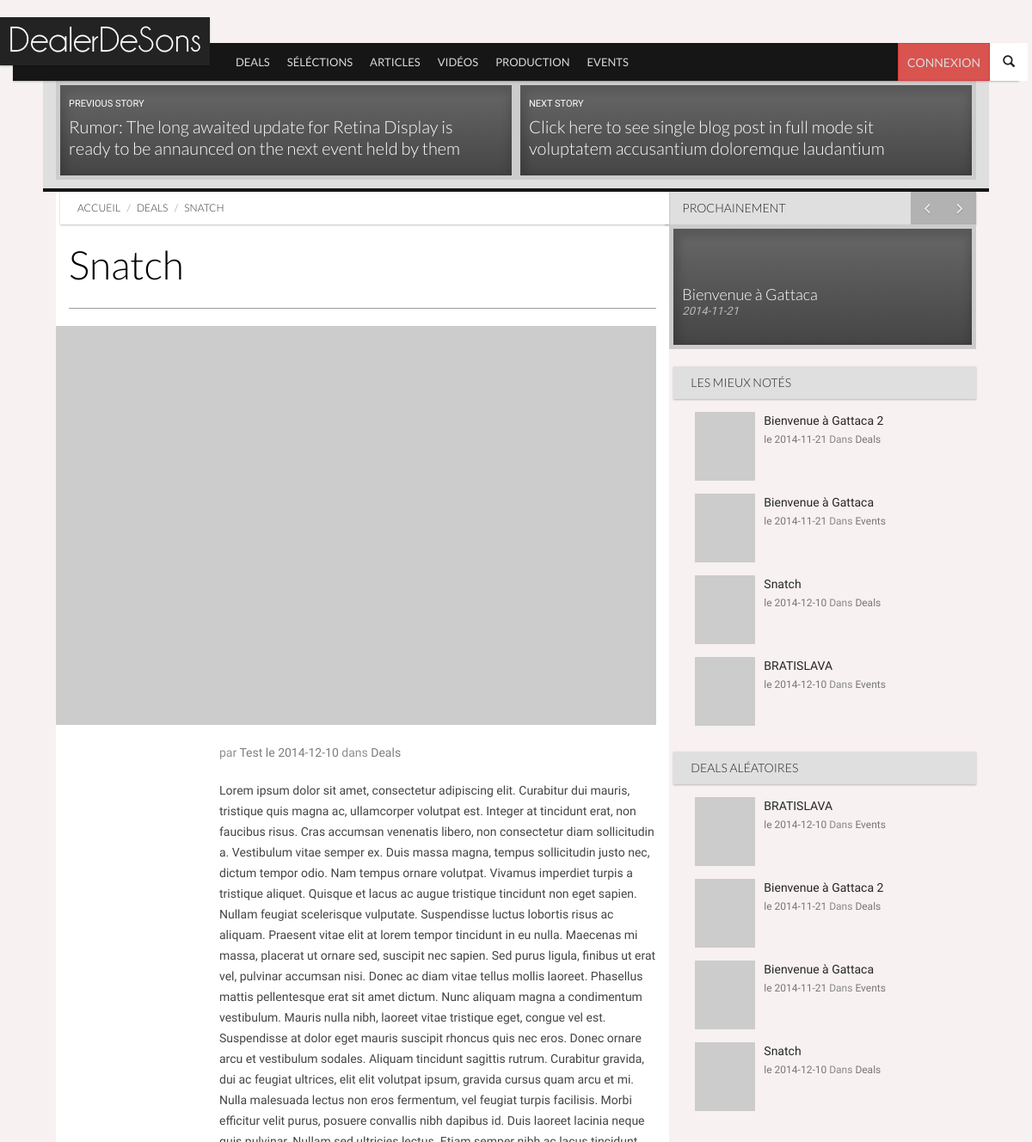
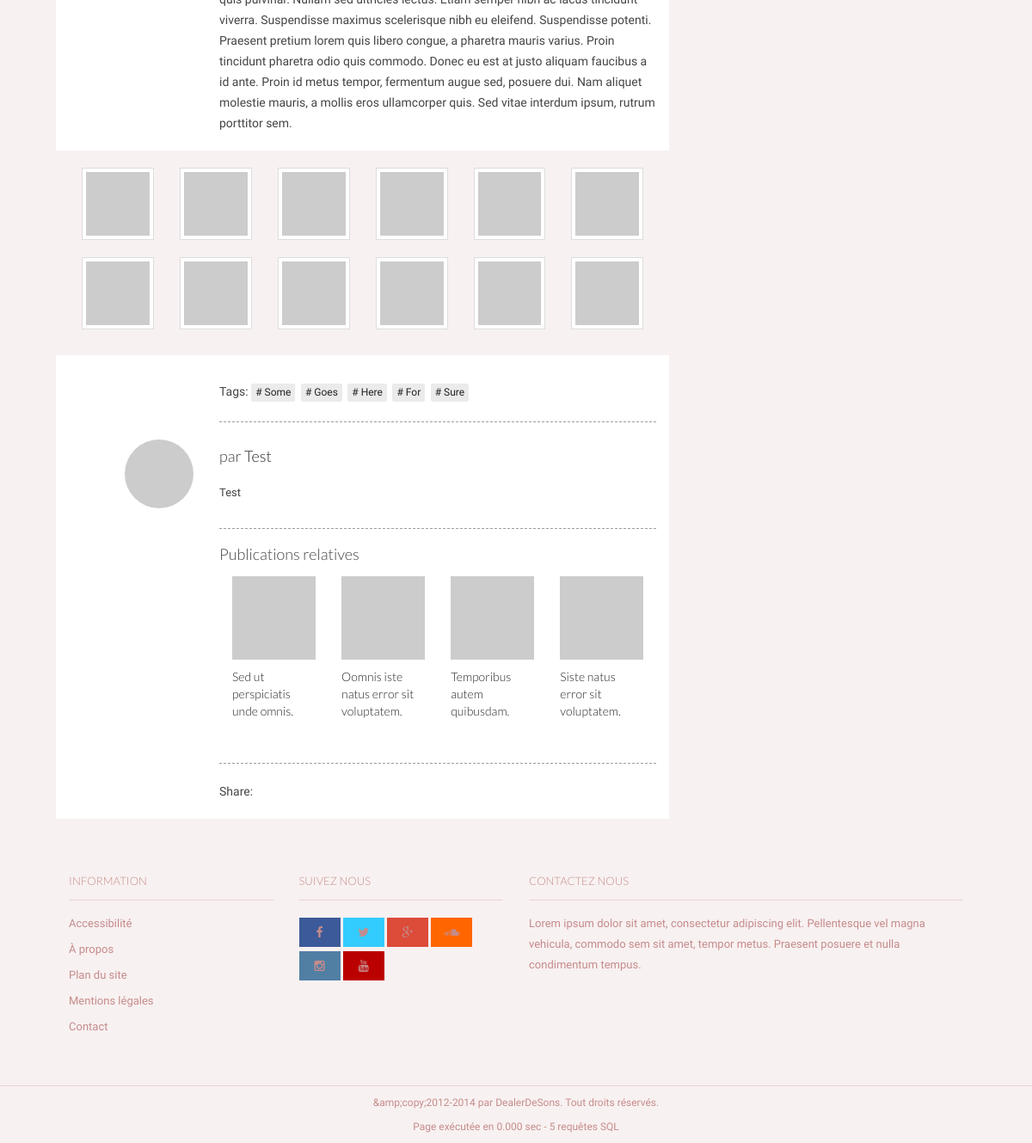
/articles-1.html, run on the app's committed database (2 pictures, top to bottom).
### tables this page shows
CREATE TABLE `categories` (
`id_cat` int(11) NOT NULL,
  `nom_cat` text NOT NULL,
  `menu` bit(1) NOT NULL,
  `ordre` int(2) NOT NULL
);

CREATE TABLE `articles` (
`id_article` int(1) NOT NULL,
  `titre` text NOT NULL,
  `introduction` text NOT NULL,
  `contenu` text NOT NULL,
  `statut` tinyint(1) DEFAULT NULL,
  `en_avant` tinyint(1) NOT NULL,
  `date` date NOT NULL,
  `note` int(11) NOT NULL,
  `nbr_notes` int(11) NOT NULL,
  `id_user` int(11) NOT NULL
);

CREATE TABLE `utilisateurs` (
`id_user` int(11) unsigned NOT NULL,
  `nom_user` varchar(32) NOT NULL,
  `password` char(40) NOT NULL,
  `email` varchar(128) NOT NULL,
  `hash_validation` char(32) NOT NULL,
  `date_inscription` datetime NOT NULL,
  `avatar` varchar(128) NOT NULL DEFAULT '',
  `bio` text NOT NULL,
  `facebook` varchar(255) NOT NULL,
  `twitter` varchar(255) NOT NULL,
  `instagram` varchar(255) NOT NULL,
  `vimeo` varchar(255) NOT NULL,
  `tumblr` varchar(255) NOT NULL,
  `linkedin` varchar(255) NOT NULL,
  `soundcloud` varchar(255) NOT NULL,
  `youtube` varchar(255) NOT NULL
);

CREATE TABLE `articles_categories` (
  `id_article` int(11) NOT NULL,
  `id_cat` int(11) NOT NULL
);

### pages/vues/article.php (the view, shortened to what the rows shown need)
			<div class="section section-no-margin-bottom row entries bg-primary">
				<article class="entry style-grid style-hero hero-nav type-post col-xs-6 col-sm-6">
					<a href="single.html">
						<header class="entry-header">
							<p class="small">Previous Story</p>
							<h3 class="entry-title">Rumor: The long awaited update for Retina Display is ready to be annaunced on the next event held by them</h3>
						</header>
						<figure class="entry-thumbnail">
							<div class="overlay overlay-primary"></div>
							<img src="../img/placeholder.gif" data-src="http://placehold.it/480x280" data-src-retina="http://placehold.it/720x420" width="480" height="280" alt="">
						</figure>
					</a>
				</article>
				<article class="entry style-grid style-hero hero-nav type-post col-xs-6 col-sm-6">
					<a href="single-full.html">
						<header class="entry-header">
							<p class="small">Next Story</p>
							<h3 class="entry-title">Click here to see single blog post in full mode sit voluptatem accusantium doloremque laudantium</h3>
						</header>
						<figure class="entry-thumbnail">
							<div class="overlay overlay-primary"></div>
							<img src="../img/placeholder.gif" data-src="http://placehold.it/480x280" data-src-retina="http://placehold.it/720x420" width="480" height="280" alt="">
						</figure>
					</a>
				</article>
			</div>
			<div id="content" class="content section row">
				<div class="col-md-8 bg-base col-lg-8 col-xl-9">
					<div class="ribbon ribbon-highlight">
						<ol class="breadcrumb ribbon-inner">
							<li><a href="index.html">Accueil</a></li>
							<li><a href="index.php?page=categories&amp;id=<?php echo $data['id_cat']; ?>"><?php echo $data['nom_cat']; ?></a></li>
							<li class="active" title="<?php echo $data['titre']; ?>"><?php echo $data['titre']; ?></li>
						</ol>
					</div>
					<header class="page-header">
						<h2 class="page-title">
							<?php echo $data['titre']; ?>
						</h2>
					</header>
					<article class="entry style-single type-post">
						<figure class="entry-thumbnail">
							<img src="../img/placeholder.gif" data-src="http://placehold.it/680x452" data-src-retina="http://placehold.it/1024x680" width="680" height="452" alt="">
						</figure>
						<div class="entry-meta indented">
							<span class="author">par <a href="index.php?page=utilisateurs&amp;id=<?php echo $data['id_user']; ?>"><?php echo $data['nom_user']; ?></a></span>
							<span class="entry-date"><a href="blog.html">le <time datetime="<?php echo $data['date']; ?>"><?php echo $data['date']; ?></time></a></span>
							<span class="category">dans <a href="index.php?page=categories&amp;id=<?php echo $data['id_cat']; ?>"><?php echo $data['nom_cat']; ?></a></span>
						</div>
						<div class="entry-content indented">
							<p>
								<?php echo $data['contenu']; ?>
							</p>
							<div class="gallery bg-page flushed-left">
								<div class="row">
									<div class="col-xs-3 col-sm-2">
										<a href="http://placehold.it/460x460" title="Image 1" class="thumbnail" data-rel="prettyPhoto[gallery]">
											<img src="../img/placeholder.gif" data-src="http://placehold.it/80x80" data-src-retina="http://placehold.it/160x160" width="80" height="80" alt="">
										</a>
									</div>
									<div class="col-xs-3 col-sm-2">
										<a href="http://placehold.it/460x460" title="Image 2" class="thumbnail" data-rel="prettyPhoto[gallery]">
											<img src="../img/placeholder.gif" data-src="http://placehold.it/80x80" data-src-retina="http://placehold.it/160x160" width="80" height="80" alt="">
										</a>
									</div>
									<div class="col-xs-3 col-sm-2">
										<a href="http://placehold.it/460x460" title="Image 3" class="thumbnail" data-rel="prettyPhoto[gallery]">
											<img src="../img/placeholder.gif" data-src="http://placehold.it/80x80" data-src-retina="http://placehold.it/160x160" width="80" height="80" alt="">
										</a>
									</div>
									<div class="col-xs-3 col-sm-2">
										<a href="http://placehold.it/460x460" title="Image 4" class="thumbnail" data-rel="prettyPhoto[gallery]">
											<img src="../img/placeholder.gif" data-src="http://placehold.it/80x80" data-src-retina="http://placehold.it/160x160" width="80" height="80" alt="">
										</a>
									</div>
									<div class="col-xs-3 col-sm-2">
										<a href="http://placehold.it/460x460" title="Image 5" class="thumbnail" data-rel="prettyPhoto[gallery]">
											<img src="../img/placeholder.gif" data-src="http://placehold.it/80x80" data-src-retina="http://placehold.it/160x160" width="80" height="80" alt="">
										</a>
									</div>
									<div class="col-xs-3 col-sm-2">
										<a href="http://placehold.it/460x460" title="Image 6" class="thumbnail" data-rel="prettyPhoto[gallery]">
											<img src="../img/placeholder.gif" data-src="http://placehold.it/80x80" data-src-retina="http://placehold.it/160x160" width="80" height="80" alt="">
										</a>
									</div>
									<div class="col-xs-3 col-sm-2">
										<a href="http://placehold.it/460x460" title="Image 7" class="thumbnail" data-rel="prettyPhoto[gallery]">
											<img src="../img/placeholder.gif" data-src="http://placehold.it/80x80" data-src-retina="http://placehold.it/160x160" width="80" height="80" alt="">
										</a>
									</div>
									<div class="col-xs-3 col-sm-2">
										<a href="http://placehold.it/460x460" title="Image 8" class="thumbnail" data-rel="prettyPhoto[gallery]">
											<img src="../img/placeholder.gif" data-src="http://placehold.it/80x80" data-src-retina="http://placehold.it/160x160" width="80" height="80" alt="">
										</a>
									</div>
									<div class="col-xs-3 col-sm-2">
										<a href="http://placehold.it/460x460" title="Image 9" class="thumbnail" data-rel="prettyPhoto[gallery]">
											<img src="../img/placeholder.gif" data-src="http://placehold.it/80x80" data-src-retina="http://placehold.it/160x160" width="80" height="80" alt="">
										</a>
									</div>
									<div class="col-xs-3 col-sm-2">
										<a href="http://placehold.it/460x460" title="Image 10" class="thumbnail" data-rel="prettyPhoto[gallery]">
											<img src="../img/placeholder.gif" data-src="http://placehold.it/80x80" data-src-retina="http://placehold.it/160x160" width="80" height="80" alt="">
										</a>
									</div>
									<div class="col-xs-3 col-sm-2">
										<a href="http://placehold.it/460x460" title="Image 10" class="thumbnail" data-rel="prettyPhoto[gallery]">
											<img src="../img/placeholder.gif" data-src="http://placehold.it/80x80" data-src-retina="http://placehold.it/160x160" width="80" height="80" alt="">
										</a>
									</div>
									<div class="col-xs-3 col-sm-2">
										<a href="http://placehold.it/460x460" title="Image 2" class="thumbnail" data-rel="prettyPhoto[gallery]">
											<img src="../img/placeholder.gif" data-src="http://placehold.it/80x80" data-src-retina="http://placehold.it/160x160" width="80" height="80" alt="">
										</a>
									</div>
								</div>
							</div>
						</div>
					</article>
					<div class="after-entry indented">
						<aside class="widget post-tags">
							<i class="icon-tags"></i> Tags:
							<a href="#"> Some</a>
							<a href="#"> Goes</a>
							<a href="#"> Here</a>
							<a href="#"> For</a>
							<a href="#"> Sure</a>
						</aside>
						<hr>
						<aside class="widget widget-author media">
							<figure class="entry-author-avatar media-object avatar pull-left">
								<img src="../img/placeholder.gif" data-src="http://placehold.it/230x230" data-src-retina="http://placehold.it/460x460" width="230" height="230" class="img-circle" alt="">
							</figure>
							<div class="media-body">
								<h4 class="entry-author-name">par <a href="index.php?page=utilisateurs&amp;id=<?php echo $data['id_user']; ?>"><?php echo $data['nom_user']; ?></a></h4>
								<p>
									<?php echo $data['nom_user']; ?>
								</p>
							</div>
						</aside>
						<hr>
						<aside class="widget">
							<h4 class="widget-title">Publications relatives</h4>
							<div class="entries row">
								<article class="entry type-post style-thumbnail col-xs-3 col-sm-3">
									<figure class="entry-thumbnail">
										<img src="../img/placeholder.gif" data-src="http://placehold.it/230x230" data-src-retina="http://placehold.it/460x460" width="230" height="230" alt="">
									</figure>
									<h3 class="entry-title"><a href="single.html">Sed ut perspiciatis unde omnis.</a> </h3>
								</article>
								<article class="entry type-post style-thumbnail col-xs-3 col-sm-3">
									<figure class="entry-thumbnail">
										<img src="../img/placeholder.gif" data-src="http://placehold.it/230x230" data-src-retina="http://placehold.it/460x460" width="230" height="230" alt="">
									</figure>
									<h3 class="entry-title"><a href="single.html">Oomnis iste natus error sit voluptatem.</a> </h3>
								</article>
								<article class="entry type-post style-thumbnail col-xs-3 col-sm-3">
									<figure class="entry-thumbnail">
										<img src="../img/placeholder.gif" data-src="http://placehold.it/230x230" data-src-retina="http://placehold.it/460x460" width="230" height="230" alt="">
									</figure>
									<h3 class="entry-title"><a href="single.html">Temporibus autem quibusdam.</a> </h3>
								</article>
								<article class="entry type-post style-thumbnail col-xs-3 col-sm-3">
									<figure class="entry-thumbnail">
										<img src="../img/placeholder.gif" data-src="http://placehold.it/230x230" data-src-retina="http://placehold.it/460x460" width="230" height="230" alt="">
									</figure>
									<h3 class="entry-title"><a href="single.html">Siste natus error sit voluptatem.</a> </h3>
								</article>
							</div>
						</aside>
						<hr>
						<aside class="widget">
							Share:
						</aside>
					</div>
				</div>
<?php
include('includes/sidebar.php');
?>
			</div>

### pages/vues/header.php (shortened to what the rows shown need)
<!DOCTYPE html>
 <html class="no-js">
	<head>
		<link rel="stylesheet" href="vendor/bootstrap/css/bootstrap.min.css">
		<link rel="stylesheet" href="vendor/font-awesome/css/font-awesome.min.css">
		<link rel="stylesheet" href="vendor/prettyPhoto/css/prettyPhoto.css">
		<link rel="stylesheet" href="css/base.css">
		<link rel="stylesheet" href="css/components.css">
		<link rel="stylesheet" href="css/style.css">
		<link rel="stylesheet" href="css/modifs.css">
	</head>
	<body>
		<nav id="header" class="header-navbar" role="navigation">
			<div class="header-navbar-inner container">
				<ul class="nav navbar-nav">
<?php
foreach($categories_menu as $data)
{
?>
					<li class="visible-md visible-lg"><a href="categories-<?php echo $data['id_cat']; ?>.html"><?php echo $data['nom_cat']; ?></a></li>
<?php
}
?>
				</ul>
			</div>
		</nav>
		<div id="main" class="container">

### pages/vues/includes/sidebar.php (shortened to what the rows shown need)
				<div class="sidebar col-md-4 col-lg-4 col-xl-3">
				<aside id="reviewCarousel" class="widget carousel slide">
						<h2 class="widget-title ribbon"><span>Prochainement</span></h2>
						<div class="carousel-inner">
<?php
$derniereCle = $widget_events[0];
foreach($widget_events as $data)
{
	$active = ($derniereCle['id_article'] == $data['id_article']) ? ' active' : '';
?>
							<div class="item<?php echo $active;?>">
								<article class="entry style-grid style-review type-post">
									<header class="entry-header">
										<h3 class="entry-title"><a href="articles-<?php echo $data['id_article'];?>.html"><?php echo $data['titre'];?></a></h3>
										<p class="small"><?php echo $data['date'];?></p>
									</header>
									<figure class="entry-thumbnail">
										<a href="articles-<?php echo $data['id_article'];?>.html" class="overlay overlay-primary"></a>
										<img src="http://placehold.it/480x280" data-src="http://placehold.it/480x280" data-src-retina="http://placehold.it/720x420" width="480" height="280" alt="" style="opacity: 1;">
									</figure>
								</article>
							</div>
<?php
}
?>
						</div>
						<a class="left carousel-control" href="#reviewCarousel" data-slide="prev">
							<i class="fa fa-angle-left"></i>
						</a>
						<a class="right carousel-control" href="#reviewCarousel" data-slide="next">
							<i class="fa fa-angle-right"></i>
						</a>
					</aside>
				<aside class="widget">
						<h2 class="widget-title ribbon"><span>Les mieux notés</span></h2>
						<div class="entries row">
<?php
foreach($widget_notes as $data)
{
?>
							<article class="type-post style-media-list media col-sm-6 col-md-12">
								<img src="http://placehold.it/80x80" data-src="http://placehold.it/80x80" data-src-retina="http://placehold.it/160x160" width="80" height="80" class="media-object pull-left" alt="" style="opacity: 1;">
								<div class="media-body">
									<h3 class="entry-title">
										<a href="articles-<?php echo $data['id_article'];?>.html" rel="bookmark"><?php echo $data['titre']; ?></a>
									</h3>
									<div class="entry-meta">
										<span class="entry-date"><a href="articles-<?php echo $data['id_article']; ?>.html">le <time datetime="<?php echo $data['date']; ?>"><?php echo $data['date']; ?></time></a></span>
										<span class="category">Dans <a href="categorie-<?php echo $data['id_cat']; ?>"><?php echo $data['nom_cat']; ?></a></span>
									</div>
								</div>
							</article>
<?php
}
?>
						</div>
					</aside>
				<aside class="widget">
						<h2 class="widget-title ribbon"><span>Deals Aléatoires</span></h2>
						<div class="entries row">
<?php
foreach($widget_aleatoire as $data)
{
?>
							<article class="type-post style-media-list media col-sm-6 col-md-12">
								<img src="http://placehold.it/80x80" data-src="http://placehold.it/80x80" data-src-retina="http://placehold.it/160x160" width="80" height="80" class="media-object pull-left" alt="" style="opacity: 1;">
								<div class="media-body">
									<h3 class="entry-title">
										<a href="articles-<?php echo $data['id_article'];?>.html" rel="bookmark"><?php echo $data['titre']; ?></a>
									</h3>
									<div class="entry-meta">
										<span class="entry-date"><a href="articles-<?php echo $data['id_article']; ?>.html">le <time datetime="<?php echo $data['date']; ?>"><?php echo $data['date']; ?></time></a></span>
										<span class="category">Dans <a href="categorie-<?php echo $data['id_cat']; ?>"><?php echo $data['nom_cat']; ?></a></span>
									</div>
								</div>
							</article>
<?php
}
?>
						</div>
					</aside>
				</div>
				</div>

### data on the page
categories: nom_cat "DEALS"
categories: nom_cat "SÉLÉCTIONS"
categories: nom_cat "ARTICLES"
categories: nom_cat "VIDÉOS"
categories: nom_cat "PRODUCTION"
categories: nom_cat "EVENTS"
articles: categories.nom_cat "DEALS", titre "SNATCH", titre "Snatch", id_user.nom_user "Test", date "2014-12-10", categories.nom_cat "Deals", contenu "Lorem ipsum dolor sit amet, consectetur adipiscing elit. Curabitur dui mauris, tristique quis magna ac, ullamcorper volutpat est. Integer at tincidunt erat, non faucibus risus. Cras accumsan venenatis libero, non consectetur diam sollicitudin a. Vestibulum vitae semper ex. Duis massa magna, tempus sollicitudin justo nec, dictum tempor odio. Nam tempus ornare volutpat. Vivamus imperdiet turpis a tristique aliquet. Quisque et lacus ac augue tristique tincidunt non eget sapien. Nullam feugiat scelerisque vulputate. Suspendisse luctus lobortis risus ac aliquam. Praesent vitae elit at lorem tempor tincidunt in eu nulla. Maecenas mi massa, placerat ut ornare sed, suscipit nec sapien. Sed purus…"
articles: titre "Bienvenue à Gattaca", date "2014-11-21", categories.nom_cat "Events"
articles: titre "Bienvenue à Gattaca 2", date "2014-11-21", categories.nom_cat "Deals"
articles: titre "BRATISLAVA", date "2014-12-10", categories.nom_cat "Events"

### other printed values
$query_count "5"
